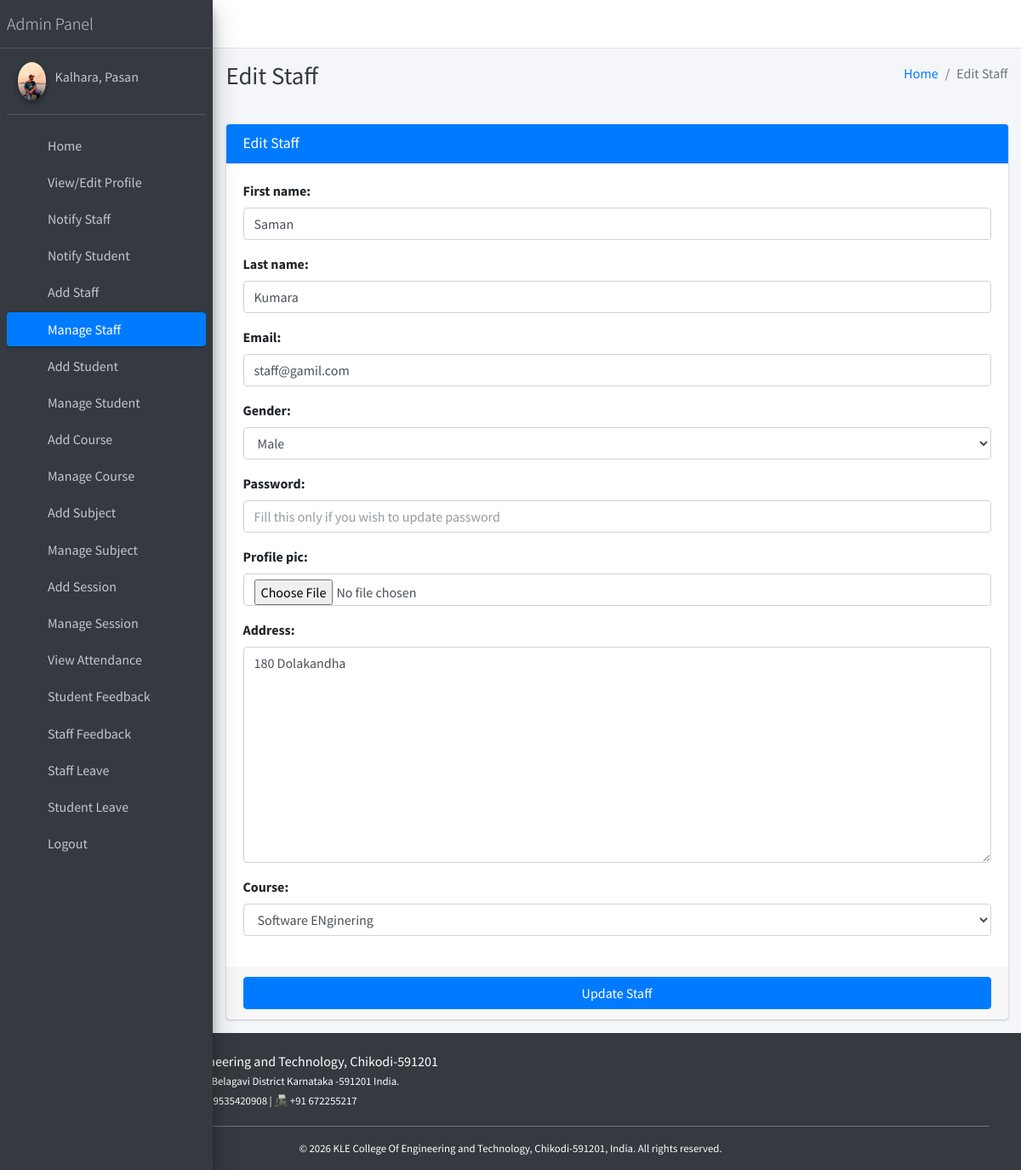
Page /staff/edit/1 (signed in) on the committed database.
### main_app/models.py (models this page shows, shortened)
class CustomUser(AbstractUser):
    USER_TYPE = ((1, "HOD"), (2, "Staff"), (3, "Student"))
    GENDER = [("M", "Male"), ("F", "Female")]
    username = None  # Removed username, using email instead
    email = models.EmailField(unique=True)
    user_type = models.CharField(default=1, choices=USER_TYPE, max_length=1)
    gender = models.CharField(max_length=1, choices=GENDER)
    profile_pic = models.ImageField()
    address = models.TextField()
    fcm_token = models.TextField(default="")  # For firebase notifications
    created_at = models.DateTimeField(auto_now_add=True)
    updated_at = models.DateTimeField(auto_now=True)
    USERNAME_FIELD = "email"
    REQUIRED_FIELDS = []
    objects = CustomUserManager()
    def __str__(self):
        return self.last_name + ", " + self.first_name

class Staff(models.Model):
    course = models.ForeignKey(Course, on_delete=models.DO_NOTHING, null=True, blank=False)
    admin = models.OneToOneField(CustomUser, on_delete=models.CASCADE)

### main_app/hod_views.py (the view)
# urls.py: path("staff/edit/<int:staff_id>", hod_views.edit_staff, name='edit_staff'),
def edit_staff(request, staff_id):
    staff = get_object_or_404(Staff, id=staff_id)
    form = StaffForm(request.POST or None, instance=staff)
    context = {
        'form': form,
        'staff_id': staff_id,
        'page_title': 'Edit Staff'
    }
    if request.method == 'POST':
        if form.is_valid():
            first_name = form.cleaned_data.get('first_name')
            last_name = form.cleaned_data.get('last_name')
            address = form.cleaned_data.get('address')
            username = form.cleaned_data.get('username')
            email = form.cleaned_data.get('email')
            gender = form.cleaned_data.get('gender')
            password = form.cleaned_data.get('password') or None
            course = form.cleaned_data.get('course')
            passport = request.FILES.get('profile_pic') or None
            try:
                user = CustomUser.objects.get(id=staff.admin.id)
                user.username = username
                user.email = email
                if password != None:
                    user.set_password(password)
                if passport != None:
                    fs = FileSystemStorage()
                    filename = fs.save(passport.name, passport)
                    passport_url = fs.url(filename)
                    user.profile_pic = passport_url
                user.first_name = first_name
                user.last_name = last_name
                user.gender = gender
                user.address = address
                staff.course = course
                user.save()
                staff.save()
                messages.success(request, "Successfully Updated")
                return redirect(reverse('edit_staff', args=[staff_id]))
            except Exception as e:
                messages.error(request, "Could Not Update " + str(e))
        else:
            messages.error(request, "Please fil form properly")
    else:
        user = CustomUser.objects.get(id=staff_id)
        staff = Staff.objects.get(id=user.id)
        return render(request, "hod_template/edit_staff_template.html", context)

### main_app/forms.py
class StaffForm(CustomUserForm):
    def __init__(self, *args, **kwargs):
        super(StaffForm, self).__init__(*args, **kwargs)
    class Meta(CustomUserForm.Meta):
        model = Staff
        fields = CustomUserForm.Meta.fields + \
            ['course' ]

### main_app/models.py (called while the page is built)
    def __str__(self):
        return self.name

### main_app/templates/hod_template/edit_staff_template.html
{% extends 'main_app/base.html' %}
{% load static %}
{% block page_title %}{{page_title}}{% endblock page_title %}
{% block content %}
<section class="content">
    <div class="container-fluid">
        <div class="row">
            <div class="col-md-12">
                <div class="card card-primary">
                    <div class="card-header">
                        <h3 class="card-title">{{page_title}}</h3>
                    </div>
                    {% include "main_app/form_template.html" with messages=messages  form=form button_text="Update Staff"%}
                </div>
            </div>
        </div>
    </div>
</section>
{% endblock content %}

### main_app/templates/main_app/sidebar_template.html (shortened to what this page needs)
{% load static %}
<aside class="main-sidebar sidebar-dark-primary elevation-4">
{% if request.user.user_type == '1' %}
    <a href="{% url 'admin_home' %}" class="brand-link">
        <span class="brand-text font-weight-light">Admin Panel</span>
    </a>
    <div class="sidebar">
        <div class="user-panel mt-3 pb-3 mb-3 d-flex">
            <div class="image">
                <img src="{{ request.user.profile_pic }}" class="img-circle elevation-2" alt="User Image">
            </div>
            <div class="info">
                <a href="#" class="d-block">{{ user }}</a>
            </div>
        </div>
        <nav class="mt-2">
            <ul class="nav nav-pills nav-sidebar flex-column" role="menu">
                <li class="nav-item">
                    {% url 'admin_home' as admin_home %}
                    <a href="{{ admin_home }}" class="nav-link {% if admin_home == request.path %} active {% endif %}">
                        <i class="nav-icon fas fa-tachometer-alt"></i>
                        <p>Home</p>
                    </a>
                </li>
                <li class="nav-item">
                    {% url 'admin_view_profile' as admin_view_profile %}
                    <a href="{{ admin_view_profile }}" class="nav-link {% if admin_view_profile == request.path %} active {% endif %}">
                        <i class="nav-icon fas fa-user-cog"></i>
                        <p>View/Edit Profile</p>
                    </a>
                </li>
                <li class="nav-item">
                    {% url 'admin_notify_staff' as admin_notify_staff %}
                    <a href="{{ admin_notify_staff }}" class="nav-link {% if admin_notify_staff == request.path %} active {% endif %}">
                        <i class="nav-icon fas fa-bullhorn"></i>
                        <p>Notify Staff</p>
                    </a>
                </li>
                <li class="nav-item">
                    {% url 'admin_notify_student' as admin_notify_student %}
                    <a href="{{ admin_notify_student }}" class="nav-link {% if admin_notify_student == request.path %} active {% endif %}">
                        <i class="nav-icon fas fa-bullhorn"></i>
                        <p>Notify Student</p>
                    </a>
                </li>
                <li class="nav-item">
                    {% url 'add_staff' as add_staff %}
                    <a href="{{ add_staff }}" class="nav-link {% if add_staff == request.path %} active {% endif %}">
                        <i class="nav-icon fas fa-user-plus"></i>
                        <p>Add Staff</p>
                    </a>
                </li>
                <li class="nav-item">
                    {% url 'manage_staff' as manage_staff %}
                    {% url 'edit_staff' staff_id as edit_staff %}
                    <a href="{{ manage_staff }}" class="nav-link {% if manage_staff == request.path or request.path == edit_staff %} active {% endif %}">
                        <i class="nav-icon fas fa-users"></i>
                        <p>Manage Staff</p>
                    </a>
                </li>
                <li class="nav-item">
                    {% url 'add_student' as add_student %}
                    <a href="{{ add_student }}" class="nav-link {% if add_student == request.path %} active {% endif %}">
                        <i class="nav-icon fas fa-user-graduate"></i>
                        <p>Add Student</p>
                    </a>
                </li>
                <li class="nav-item">
                    {% url 'manage_student' as manage_student %}
                    {% url 'edit_student' student_id as edit_student %}
                    <a href="{{ manage_student }}" class="nav-link {% if edit_student == request.path or manage_student == request.path %} active {% endif %}">
                        <i class="nav-icon fas fa-users"></i>
                        <p>Manage Student</p>
                    </a>
                </li>
                <li class="nav-item">
                    {% url 'add_course' as add_course %}
                    <a href="{{ add_course }}" class="nav-link {% if add_course == request.path %} active {% endif %}">
                        <i class="nav-icon fas fa-book"></i>
                        <p>Add Course</p>
                    </a>
                </li>
                <li class="nav-item">
                    {% url 'manage_course' as manage_course %}
                    {% url 'edit_course' course_id as edit_course %}
                    <a href="{{ manage_course }}" class="nav-link {% if edit_course == request.path or manage_course == request.path %} active {% endif %}">
                        <i class="nav-icon fas fa-book-open"></i>
                        <p>Manage Course</p>
                    </a>
                </li>
                <li class="nav-item">
                    {% url 'add_subject' as add_subject %}
                    <a href="{{ add_subject }}" class="nav-link {% if add_subject == request.path %} active {% endif %}">
                        <i class="nav-icon fas fa-chalkboard-teacher"></i>
                        <p>Add Subject</p>
                    </a>
                </li>
                <li class="nav-item">
                    {% url 'manage_subject' as manage_subject %}
                    {% url 'edit_subject' subject_id as edit_subject %}
                    <a href="{{ manage_subject }}" class="nav-link {% if edit_subject == request.path or manage_subject == request.path %} active {% endif %}">
                        <i class="nav-icon fas fa-book-reader"></i>
                        <p>Manage Subject</p>
                    </a>
                </li>
                <li class="nav-item">
                    {% url 'add_session' as add_session %}
                    <a href="{{ add_session }}" class="nav-link {% if add_session == request.path %} active {% endif %}">
                        <i class="nav-icon fas fa-calendar-plus"></i>
                        <p>Add Session</p>
                    </a>
                </li>
                <li class="nav-item">
                    {% url 'manage_session' as manage_session %}
                    {% url 'edit_session' session_id as edit_session %}
                    <a href="{{ manage_session }}" class="nav-link {% if edit_session == request.path or manage_session == request.path %} active {% endif %}">
                        <i class="nav-icon fas fa-calendar-alt"></i>
                        <p>Manage Session</p>
                    </a>
                </li>
                <li class="nav-item">
                    {% url 'admin_view_attendance' as admin_view_attendance %}
                    <a href="{{ admin_view_attendance }}" class="nav-link {% if admin_view_attendance == request.path %} active {% endif %}">
                        <i class="nav-icon fas fa-clipboard-list"></i>
                        <p>View Attendance</p>
                    </a>
                </li>
                <li class="nav-item">
                    {% url 'student_feedback_message' as student_feedback_message %}
                    <a href="{{ student_feedback_message }}" class="nav-link {% if student_feedback_message == request.path %} active {% endif %}">
                        <i class="nav-icon fas fa-comment-dots"></i>
                        <p>Student Feedback</p>
                    </a>
                </li>
                <li class="nav-item">
                    {% url 'staff_feedback_message' as staff_feedback_message %}
                    <a href="{{ staff_feedback_message }}" class="nav-link {% if staff_feedback_message == request.path %} active {% endif %}">
                        <i class="nav-icon fas fa-comments"></i>
                        <p>Staff Feedback</p>
                    </a>
                </li>
                <li class="nav-item">
                    {% url 'view_staff_leave' as view_staff_leave %}
                    <a href="{{ view_staff_leave }}" class="nav-link {% if view_staff_leave == request.path %} active {% endif %}">
                        <i class="nav-icon fas fa-user-clock"></i>
                        <p>Staff Leave</p>
                    </a>
                </li>
                <li class="nav-item">
                    {% url 'view_student_leave' as view_student_leave %}
                    <a href="{{ view_student_leave }}" class="nav-link {% if view_student_leave == request.path %} active {% endif %}">
                        <i class="nav-icon fas fa-user-clock"></i>
                        <p>Student Leave</p>
                    </a>
                </li>
{% endif %}
<li class="nav-item">
    <a href="{% url 'user_logout' %}" onclick="return confirm('Your session would be terminated.\n\nProceed?')" class="nav-link">
        <i class="nav-icon fas fa-sign-out-alt"></i>
        <p>Logout</p>
    </a>
</li>
</ul>
</nav>
</div>
</aside>

### main_app/templates/main_app/form_template.html (shortened to what this page needs)
<form role="form" method="POST" enctype="multipart/form-data">
    <div class="card-body">
        {% for field in form  %}
        <div class="form-group">
            {{field.label_tag}}
            {{field}}
        </div>
        {% endfor %}
    </div>
    <div class="card-footer">
        <button type="submit" class="btn btn-primary btn-block">
            {% if button_text %}
            {{button_text}}
            {% else %}
            Submit
            {% endif %}
        </button>
    </div>
</form>

### rows in the picture
CustomUser: user.profile_pic (picture), last_name+first_name "Kalhara, Pasan"
Staff: form "Software ENginering"

### other values in the picture
{{ page_title }} "Edit Staff"
{{ field.label_tag }} "First name:" "Last name:" "Email:" "Gender:" "Password:" "Profile pic:" "Address:" "Course:"
{{ button_text }} "Update Staff"
